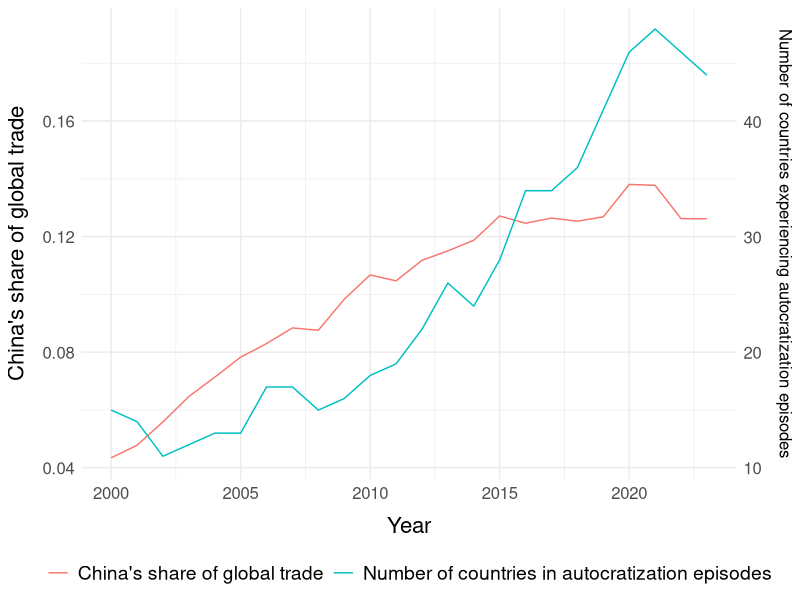
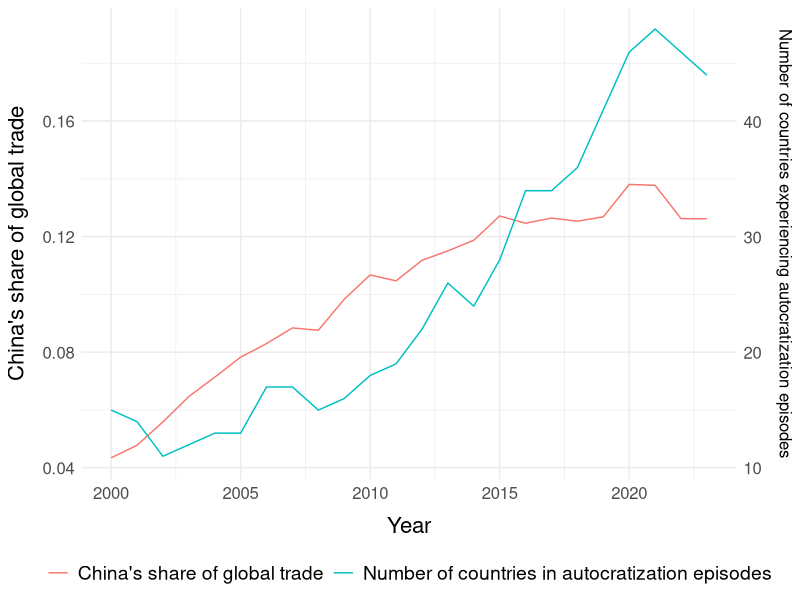

Here is the R script that generated these plots, in order:
# Load required packages
library(ggplot2)  # Package visualizations

# Read the dataset containing China's trade share and autocratization episodes
trade_democracy_data <- read.csv("analysis/input/trade_democracy_data.csv")

# Calculate a scaling factor to plot two variables with different units on the same graph
scale_factor <- mean(trade_democracy_data$trade_share, na.rm = TRUE) / 
                mean(trade_democracy_data$aut_ep, na.rm = TRUE)

# Create a time series plot with dual y-axes
figure_3 <- ggplot(trade_democracy_data, aes(x = year)) +
  geom_line(aes(y = trade_share, color = "China's share of global trade"), linewidth = 0.5) +
  geom_line(aes(y = aut_ep * scale_factor, color = "Number of countries in autocratization episodes"), 
            linewidth = 0.5) +
  scale_y_continuous(
    name = "China's share of global trade",
    sec.axis = sec_axis(~ . / scale_factor, name = "Number of countries experiencing autocratization episodes")
  ) +
  labs(x = "Year", color = NULL) +
  theme_minimal() +
  theme(
    axis.title.y.left = element_text(size = 16, margin = margin(r = 10)),
    axis.title.y.right = element_text(size = 12, margin = margin(l = 10)),
    axis.title.x = element_text(size = 16, margin = margin(t = 10)),
    axis.text = element_text(size = 12),
    legend.text = element_text(size = 14),
    legend.position = "bottom"
  )

# Save the plot as a PDF and PNG file
ggsave("analysis/output/figure_3.pdf", plot = figure_3)
ggsave("analysis/output/figure_3.png", plot = figure_3)

